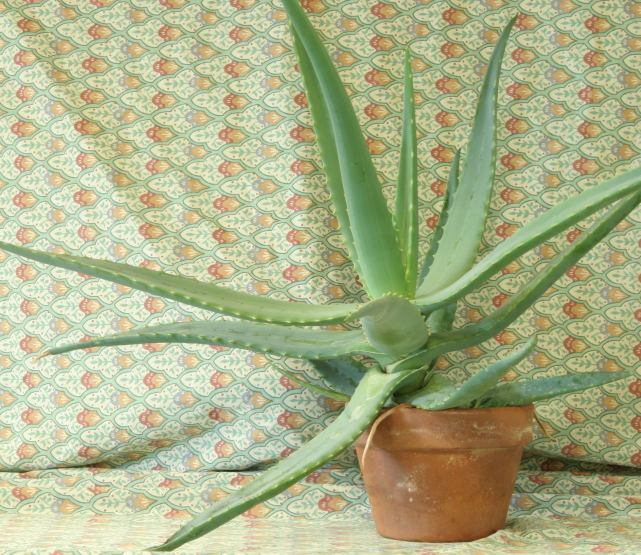
//> input picture c9-hist/back_projection/left.jpg, 1282 x 1110 px (shown at 1/2 size)
$ ./back_projection   (built with g++ and OpenCV 4)
//> lines starting //> are read from the running program, lines starting //| are printed output that depends on the picture
/*
 * 反向投影
 * 由于直方图可以看成是一个概率函数，位某个像素属于某个纹理的概率
 * 反向投影是一种记录给定图像中像素点如何适应直方图模型的像素分布
 * 即先计算某一特征的直方图，然后使用模型去寻找图像中存在该特征的方法
 *
 * 先使用模型图像建立直方图
 * 然后对测试图像的每个像素p(i,j)，获取色调数据并找到该色调(hij,sij)在直方图的bin的位置
 * 然后根据bin的数值将其存储在反射投影图像中
 * 对每个像素重复以上步骤，得到全部的反射投影图像
 *
 * 可以用于在较大的输入图像中来查找较小的模板图像定位模板图像的位置
 *
 * 可以把反向投影图像看成是二维浮点数组、二维矩阵、单通道浮点图像
*/

#include <opencv2/opencv.hpp>
#include <iostream>

using namespace std;
using namespace cv;

Mat img, hsv, dst, hue;
int bins = 30;

void on_bin_change(int, void *);

int main()
{
    img = imread("left.jpg", IMREAD_COLOR);
//> img is the input picture: 1110 rows x 1282 cols, CV_8UC3; mean B, G, R 136.6, 177.2, 171.2
    cvtColor(img, hsv, COLOR_BGR2HSV);
//> hsv: 1110 rows x 1282 cols, CV_8UC3; mean H, S, V 37.2, 71.1, 184.1

    hue.create(hsv.size(), hsv.depth());
    int ch[] = {0, 0};
    mixChannels(&hsv, 1, &hue, 1, ch, 1);
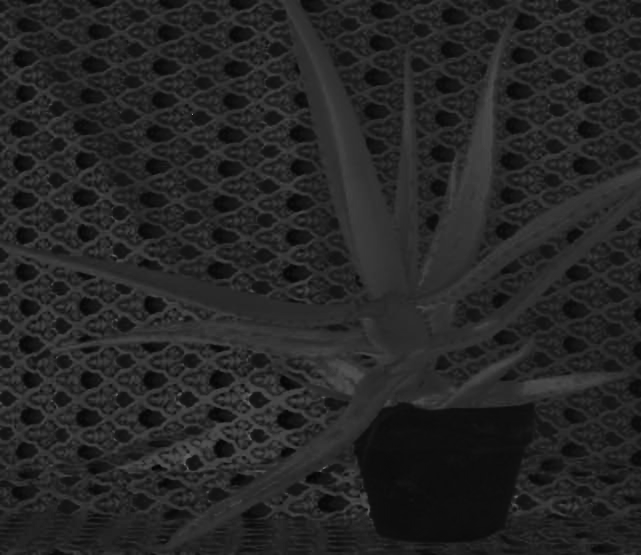
//> hue: 1110 rows x 1282 cols, CV_8UC1 (shown at 1/2 size); min 0, max 173, mean 37.2
    /*
     * 通道复制函数
     * 由输入参数复制某通道到输出参数的特定通道中
     * 参数分别是输入矩阵，矩阵数目，输出矩阵，矩阵数目，fromto数组，fromto数组的大小-1
    */

    namedWindow("img", WINDOW_AUTOSIZE);
    createTrackbar("bins", "img", &bins, 180, on_bin_change, 0);
    on_bin_change(0, 0);

    imshow("img", img);
    waitKey(-1);
}

void on_bin_change(int, void *)
{
    MatND hist;
    int hist_size = MAX(bins, 2);
    float hue_range[] = {0, 180};
    const float *ranges = {hue_range};

    calcHist(&hue, 1, 0, Mat(), hist, 1, &hist_size, &ranges, true, false);
//> hist = 30 values, max 249565 at index 7, min 0 at index 22, mean 47434
    /*
     * 计算直方图
    */
    normalize(hist, hist, 0, 255, NORM_MINMAX, -1, Mat());
//> hist = 30 values, max 255 at index 7, min 0 at index 22, mean 48.47
    /*
     * 归一化函数
    */

    MatND backproj;
    calcBackProject(&hue, 1, 0, hist, backproj, &ranges, 1, true);
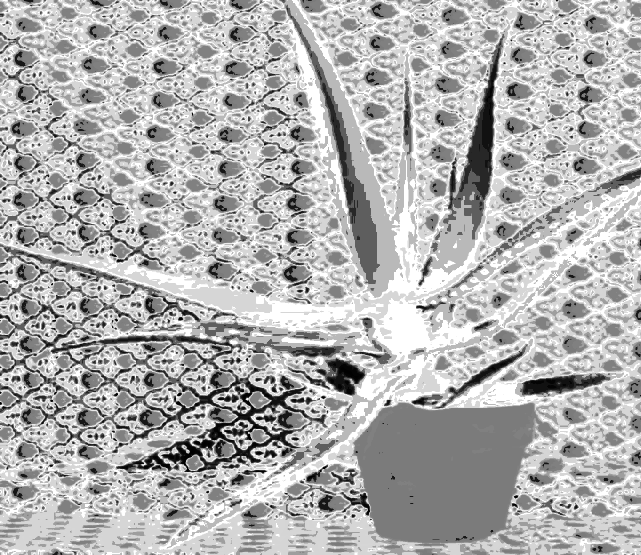
//> backproj: 1110 rows x 1282 cols, CV_8UC1 (shown at 1/2 size); min 0, max 255, mean 177.5
    /*
     * 计算反向投影
     * 第一个参数是输入的图像（代比较的图），可以是数组集，但必须同尺寸和深度
     * 第二个参数是输入数组尺寸
     * 第三个参数是需要统计的通道的索引（从0开始）
     * 第四个参数是输入直方图
     * 第五个参数是目标反向投影阵列，必须为单通道
     * 第六个参数是每一维数值的取值范围
     * 第七个参数是缩放因子
     * 第八个参数是直方图是否均匀标志位
    */

    imshow("img", backproj);

    //绘制直方图
    int w = 400, h = 400;
    int bin_w = cvRound((double)w / hist_size);
    Mat hist_img = Mat::zeros(w, h, CV_8UC3);

    for (int i = 0; i < bins; i++)
    {
        rectangle(hist_img, Point(i * bin_w, h), Point((i + 1) * bin_w, h - cvRound(hist.at<float>(i) * h / 255.0)), Scalar(100, 123, 255), -1);
    }
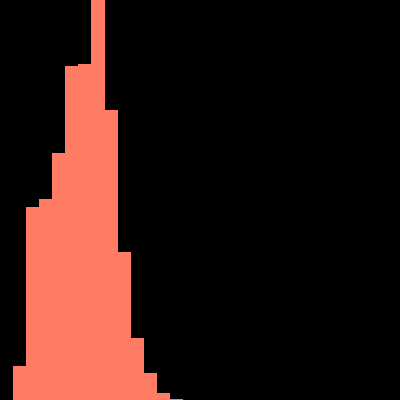
//> hist_img: 400 rows x 400 cols, CV_8UC3; mean B, G, R 18.8, 23.1, 47.9
    imshow("hist", hist_img);
}
